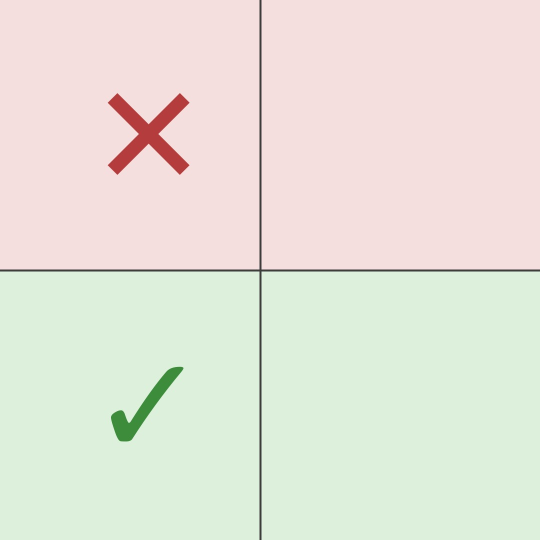
#> input picture src/content/templates/memes/drake.jpg, 1080 x 1080 px (shown at 1/2 size); its folder holds only this picture in this run
$ python -i film_emulation.py   (imports and definitions only)
#> lines starting #> are read from the running program, lines starting #| are printed output that depends on the picture; after the words box and inside, x2 and y2 are one past the last pixel; in counts of white or black regions, pixels touching at a corner belong together
### src/instagram_ai_agent/core/logging_setup.py
"""Centralized logging — rich console + file, JSON-ish for grep."""
from __future__ import annotations

import logging
import os
import sys
from logging.handlers import RotatingFileHandler
from pathlib import Path

from rich.logging import RichHandler

_configured = False


# [49 lines left out: function setup_logging, not called in this run]


def get_logger(name: str = "ig-agent") -> logging.Logger:
    return logging.getLogger(name)

### src/instagram_ai_agent/plugins/film_emulation.py
"""Film emulation — make AI-rendered images look photographed.

The single biggest visual "AI tell" on Instagram is that raw Pollinations /
Flux / SDXL / Midjourney output is TOO CLEAN. Real camera sensors add grain.
Real lenses add vignette. Real JPEG pipelines add compression artifacts.
Real photography has a colour temperature — usually slightly warm or cool,
never a perfect mid-grey.

This module applies all four in one pass using only Pillow (no extra deps):

  1. **Luminance grain** — per-pixel Gaussian noise, stronger in shadows
     so highlights stay clean (matches real sensor behaviour).
  2. **Vignette** — subtle radial darkening at the corners (< 8%) to
     mimic wide-angle lens fall-off.
  3. **Colour cast** — random warm/cool shift of ±4°K equivalent so the
     account's colour signature varies naturally post-to-post.
  4. **JPEG recompression** at quality 87 to emulate the "phone exported
     to social" compression profile.

Input/output: PIL Image or file path. Deterministic when a ``seed`` is
provided — same seed → same grain pattern, useful for A/B tests or when
an image is a slide in a multi-slide carousel (grain should match).

Usage:
    from instagram_ai_agent.plugins import film_emulation
    film_emulation.apply_film_look(image_path, strength="medium")

Strength presets:
    "off"      — no-op
    "subtle"   — minimal grain, ideal for clean aesthetics (food, architecture)
    "medium"   — default, indistinguishable-from-phone look
    "strong"   — visible film grain, 35mm-film vibe (editorial / fashion / travel)
"""
from __future__ import annotations

import hashlib
import random
from pathlib import Path

from PIL import Image, ImageChops, ImageFilter

from instagram_ai_agent.core.logging_setup import get_logger

log = get_logger(__name__)


STRENGTH_PRESETS = {
    "off":    {"grain_sigma": 0.0, "vignette": 0.0, "cast": 0.0, "jpeg_q": 95},
    "subtle": {"grain_sigma": 1.5, "vignette": 0.03, "cast": 2.0, "jpeg_q": 92},
    "medium": {"grain_sigma": 3.5, "vignette": 0.06, "cast": 4.0, "jpeg_q": 88},
    "strong": {"grain_sigma": 6.0, "vignette": 0.10, "cast": 6.0, "jpeg_q": 85},
}


def apply_film_look(
    image_path: str | Path,
    *,
    strength: str = "medium",
    seed: int | None = None,
) -> Path:
    """Apply the film-look treatment to an image on disk, overwriting it.

    Returns the path on success; returns the original path unchanged on
    any failure so the pipeline never breaks on a post-processing hiccup.
    """
#> called with image_path = '../../content/templates/memes/drake.jpg', strength = 'medium'
    p = Path(image_path)
    if strength == "off":
        return p
    if not p.exists():
        log.debug("film_emulation: source not found: %s", p)
        return p

    preset = STRENGTH_PRESETS.get(strength, STRENGTH_PRESETS["medium"])

    # Deterministic RNG — either the explicit seed or one derived from the
    # file contents so the same image always gets the same grain.
    if seed is None:
        seed = int(hashlib.md5(p.read_bytes()[:8192]).hexdigest()[:8], 16)
    rng = random.Random(seed)

    try:
        img = Image.open(p).convert("RGB")
#> img is the input picture: PIL image 1080x1080 RGB; mean R, G, B 229.9, 228.3, 217.6
        img = _apply_colour_cast(img, preset["cast"], rng)
#> in _apply_colour_cast, `r, g, b = img.split()`:
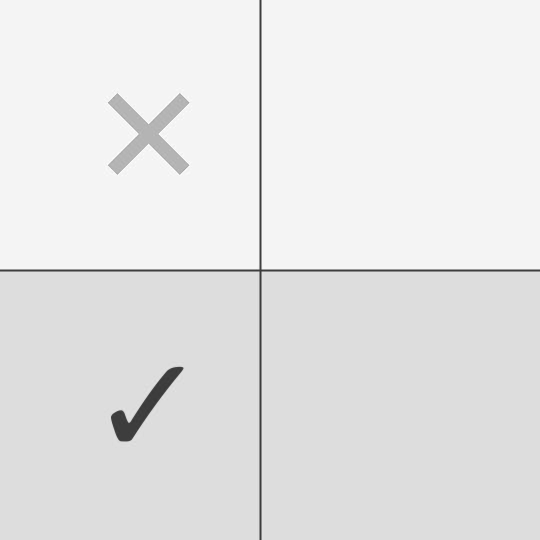
#> r: PIL image 1080x1080 L (shown at 1/2 size); min 48, max 255, mean 229.9
#> in _apply_colour_cast, `r, g, b = img.split()`:
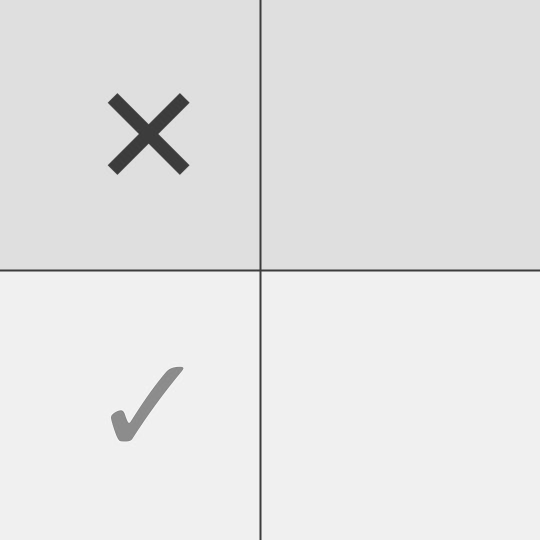
#> g: PIL image 1080x1080 L (shown at 1/2 size); min 48, max 255, mean 228.3
        if preset["vignette"] > 0:
            img = _apply_vignette(img, preset["vignette"])
        if preset["grain_sigma"] > 0:
            img = _apply_grain(img, preset["grain_sigma"], rng)
        img.save(p, "JPEG" if p.suffix.lower() in (".jpg", ".jpeg") else "PNG",
                 quality=preset["jpeg_q"], optimize=True)
        return p
    except Exception as e:
        log.debug("film_emulation: failed on %s — keeping original: %s", p.name, e)
        return p


def _apply_grain(img: Image.Image, sigma: float, rng: random.Random) -> Image.Image:
    """Add luminance grain weighted toward shadows.

    Real sensor grain scales inversely with signal-to-noise — shadows are
    noisier than highlights. We approximate by generating a grey-noise
    layer and blending with 'soft light' on the luminance channel only.
    """
    w, h = img.size
    # Faster than PIL's randint for large arrays — generate in ~8k-byte chunks
    noise_bytes = bytearray(w * h)
    scaled_sigma = max(1, int(sigma))
    for i in range(len(noise_bytes)):
        # Gauss-ish via two uniform draws (Irwin-Hall n=2 ≈ triangular)
        n = (rng.randint(-scaled_sigma, scaled_sigma)
             + rng.randint(-scaled_sigma, scaled_sigma)) // 2
        noise_bytes[i] = max(0, min(255, 128 + n))
    noise = Image.frombytes("L", (w, h), bytes(noise_bytes))
    # Light blur on the noise keeps it looking like grain, not digital static
    noise = noise.filter(ImageFilter.GaussianBlur(radius=0.4))
    # Blend: grain layer masked by inverse luminance (= stronger in shadows)
    lum = img.convert("L")
    shadow_mask = ImageChops.invert(lum)
    grain_rgb = Image.merge("RGB", (noise, noise, noise))
    return Image.composite(
        ImageChops.add(img, grain_rgb, scale=2.0, offset=-64),
        img,
        shadow_mask.point(lambda v: min(255, v * 1)),
    )


def _apply_vignette(img: Image.Image, strength: float) -> Image.Image:
    """Radial darkening from edges. ``strength`` 0.0–1.0 roughly = edge darkness %."""
#> called with strength = 0.06
    w, h = img.size
#> w = 1080; h = 1080
    # Fast approximation: a large Gaussian-blurred ellipse gradient
    cx, cy = w // 2, h // 2
#> cx = 540; cy = 540
    max_r = (cx * cx + cy * cy) ** 0.5
#> max_r = 763.7
    darkening = int(255 * strength)
    # Draw a black gradient via a fat blurred ring
    grad = Image.new("L", (w, h), 0)
#> grad: PIL image 1080x1080 L; every value is 0
    # Build a simple radial: nested ovals using alpha compose
    for step in range(8):
        frac = 1.0 - step / 8
        shade = int(darkening * step / 8)
        bbox = (
            int(cx - max_r * frac),
            int(cy - max_r * frac),
            int(cx + max_r * frac),
            int(cy + max_r * frac),
        )
        ring = Image.new("L", (w, h), 0)
        from PIL import ImageDraw
        d = ImageDraw.Draw(ring)
        d.ellipse(bbox, fill=shade)
        grad = ImageChops.lighter(grad, ring)
#> this loop made 8 passes
#> pass 2, in _apply_vignette, `grad = ImageChops.lighter(grad, ring)`:
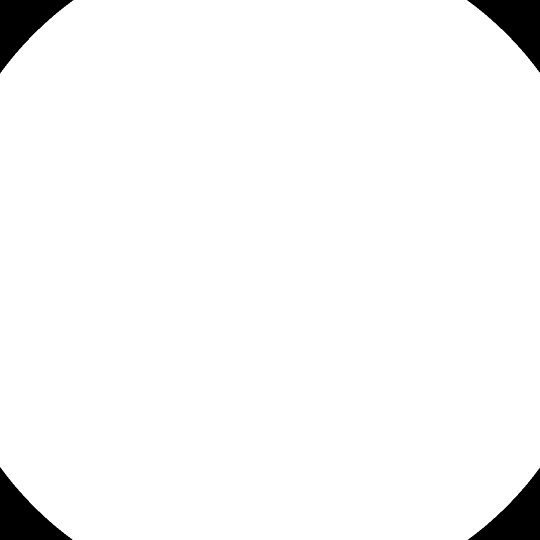
#> grad: PIL image 1080x1080 L (shown at 1/2 size); values 0 (black) and 1 (white), 96.7% white; 4 black regions, box (x1, y1, x2, y2) and area: (0, 0, 147, 147) 9716, (934, 0, 1080, 145) 9569, (0, 934, 145, 1080) 9569, (936, 936, 1080, 1080) 9423
#> after the loop:
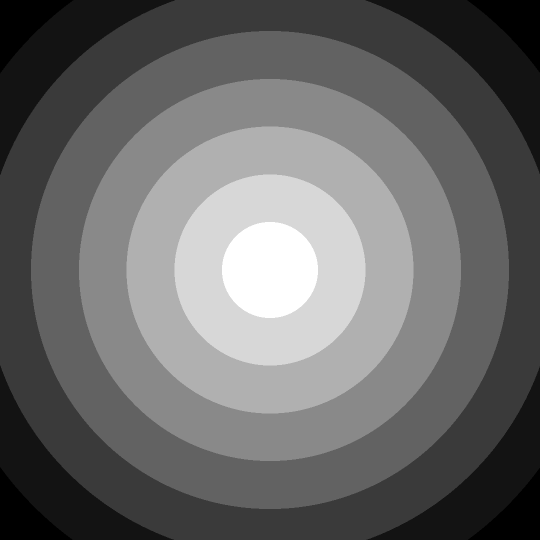
#> grad: PIL image 1080x1080 L (shown at 1/2 size); min 0, max 13, mean 5.38; drawn with min black and max white
#> after the loop:
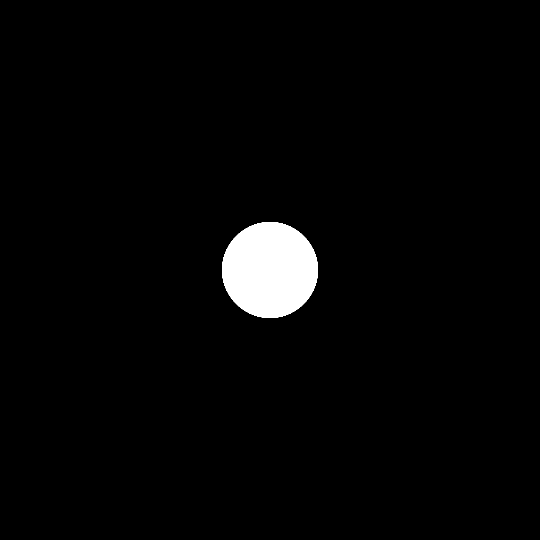
#> ring: PIL image 1080x1080 L (shown at 1/2 size); values 0 (black) and 13 (white), 2.5% white; 1 white region, box (x1, y1, x2, y2) and area: (444, 444, 636, 636) 28944
    grad = grad.filter(ImageFilter.GaussianBlur(radius=max(w, h) // 12))

    dark = Image.new("RGB", (w, h), (0, 0, 0))
#> dark: PIL image 1080x1080 RGB; every value is 0
    return Image.composite(dark, img, grad)


def _apply_colour_cast(img: Image.Image, strength: float, rng: random.Random) -> Image.Image:
    """Random warm OR cool cast ≤ ``strength``. 0 = neutral."""
    if strength <= 0:
        return img
    # Decide warm (+R, -B) or cool (-R, +B). Very subtle — 3–6 points on 255.
    shift_r = rng.randint(-int(strength), int(strength))
    shift_b = -shift_r  # inverse so the cast is symmetric round the grey axis
    r, g, b = img.split()
    r = r.point(lambda v: max(0, min(255, v + shift_r)))
    b = b.point(lambda v: max(0, min(255, v + shift_b)))
    return Image.merge("RGB", (r, g, b))

>>> result = apply_film_look('../../content/templates/memes/drake.jpg')
#> in _apply_grain, `shadow_mask = ImageChops.invert(lum)`:
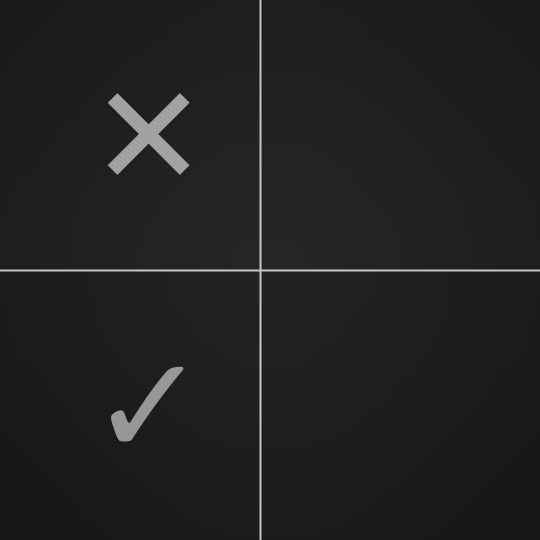
#> shadow_mask: PIL image 1080x1080 L (shown at 1/2 size); min 18, max 208, mean 32.7
#> in _apply_grain, `return Image.composite( ImageChops.add(img, grain_rgb, scale=2.0, offs..`:
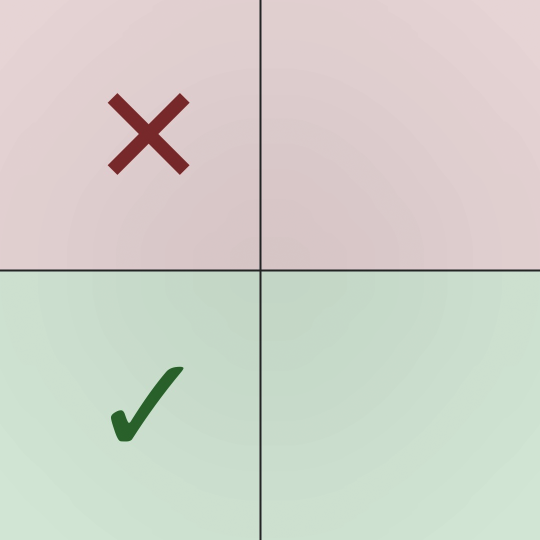
#> returned value: PIL image 1080x1080 RGB (shown at 1/2 size); mean R, G, B 209.4, 210, 202.1

$ run again, on src/content/templates/memes/expanding_brain.jpg
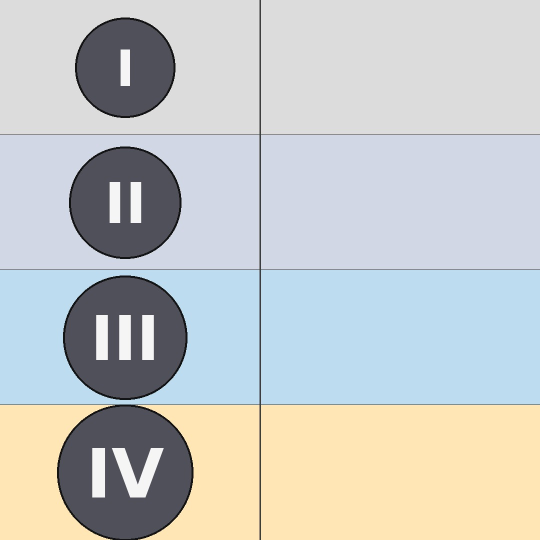
#> input picture src/content/templates/memes/expanding_brain.jpg, 1080 x 1080 px (shown at 1/2 size)
#> in apply_film_look, img is the input picture: PIL image 1080x1080 RGB; mean R, G, B 197.9, 200.6, 199.3
#> dark: PIL image 1080x1080 RGB; every value is 0
#> in _apply_grain, `shadow_mask = ImageChops.invert(lum)`:
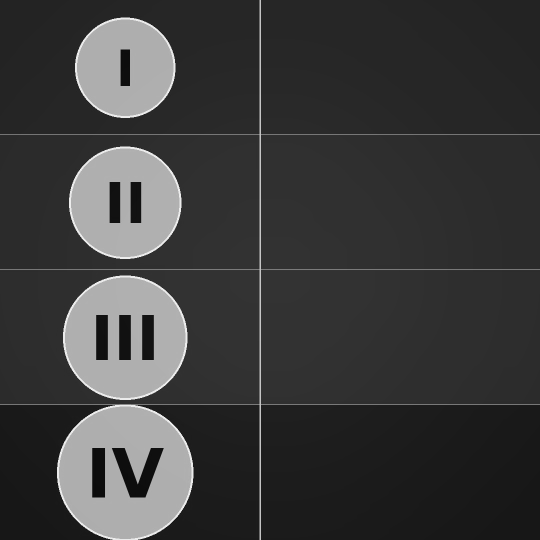
#> shadow_mask: PIL image 1080x1080 L (shown at 1/2 size); min 3, max 248, mean 59.3
#> in _apply_grain, `return Image.composite( ImageChops.add(img, grain_rgb, scale=2.0, offs..`:
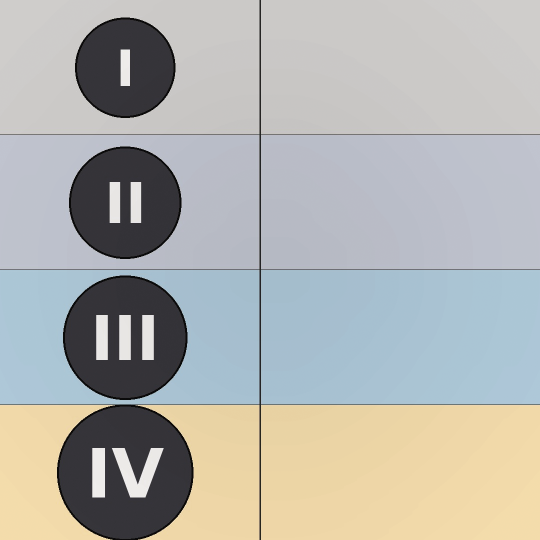
#> returned value: PIL image 1080x1080 RGB (shown at 1/2 size); mean R, G, B 177.8, 178.5, 174.7
